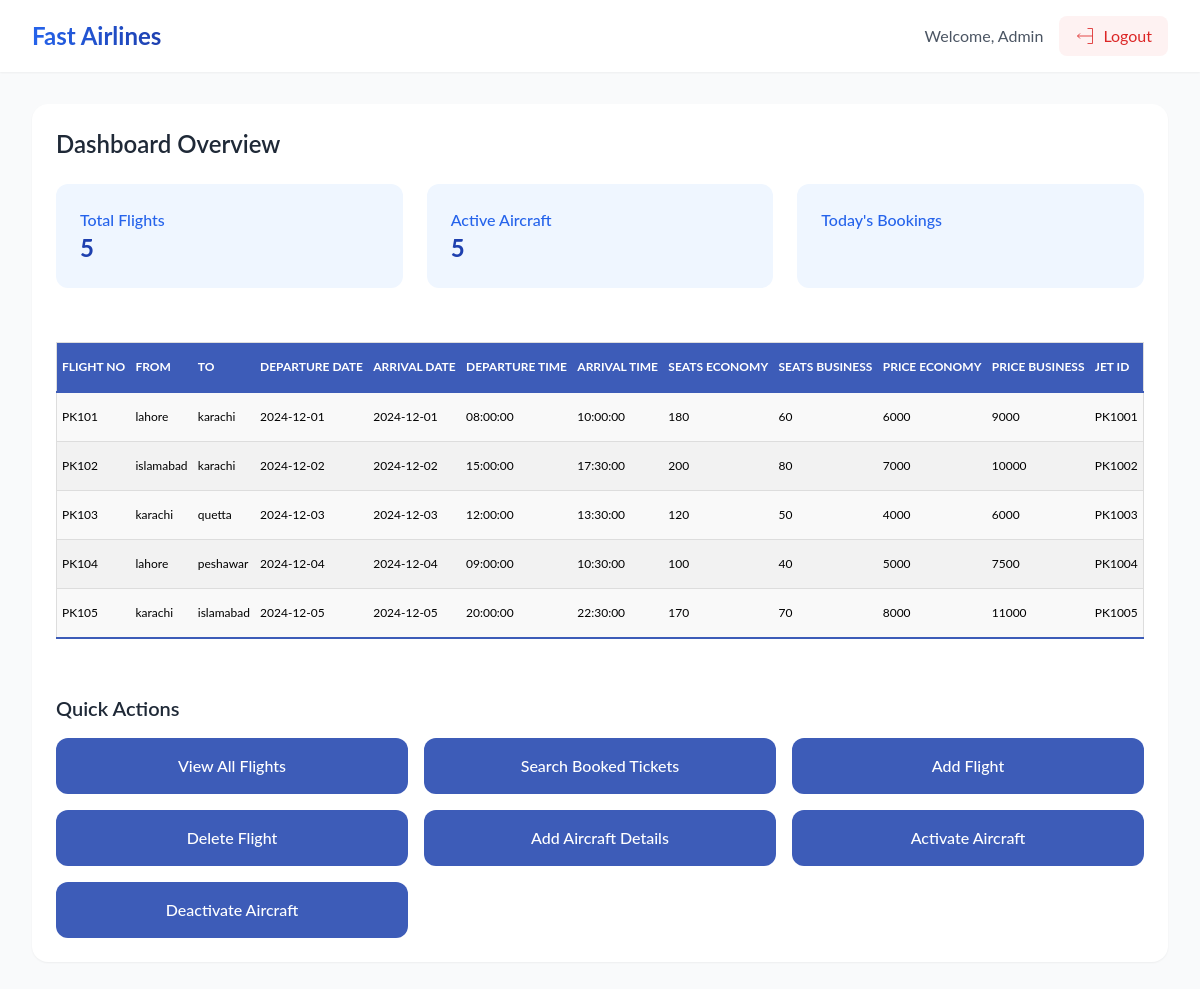
/all_bookings.php, run on the app's committed database.
### tables this page shows
CREATE TABLE `flight_details` (
  `flight_no` varchar(10) NOT NULL,
  `from_city` varchar(20) DEFAULT NULL,
  `to_city` varchar(20) DEFAULT NULL,
  `departure_date` date NOT NULL,
  `arrival_date` date DEFAULT NULL,
  `departure_time` time DEFAULT NULL,
  `arrival_time` time DEFAULT NULL,
  `seats_economy` int(5) DEFAULT NULL,
  `seats_business` int(5) DEFAULT NULL,
  `price_economy` int(10) DEFAULT NULL,
  `price_business` int(10) DEFAULT NULL,
  `Aircraft_id` varchar(10) DEFAULT NULL,
  PRIMARY KEY (`flight_no`, `departure_date`),
  KEY `Aircraft_id` (`Aircraft_id`),
  CONSTRAINT `flight_details_ibfk_1` FOREIGN KEY (`Aircraft_id`) REFERENCES `jet_details` (`Aircraft_id`) ON DELETE CASCADE ON UPDATE CASCADE
);

### all_bookings.php (the view, shortened to what this page needs)
<?php
require_once('Database Connection file/mysqli_connect.php');
$queryTotalFlights = "SELECT COUNT(*) AS total_flights FROM flight_details";
$queryActiveAircraft = "SELECT COUNT(*) AS active_aircraft FROM jet_details WHERE active = 'yes'";
$totalFlights = 0;
$activeAircraft = 0;
if ($stmt = mysqli_prepare($dbc, $queryTotalFlights)) {
    mysqli_stmt_execute($stmt);
    mysqli_stmt_bind_result($stmt, $totalFlights);
}
if ($stmt = mysqli_prepare($dbc, $queryActiveAircraft)) {
    mysqli_stmt_execute($stmt);
    mysqli_stmt_bind_result($stmt, $activeAircraft);
}
?>
<!DOCTYPE html>
<html lang="en">
<head>
    <link href="https://cdn.jsdelivr.net/npm/tailwindcss@2.2.19/dist/tailwind.min.css" rel="stylesheet">
    <link rel="stylesheet" href="css/index.css" />
</head>
<body class="min-h-screen bg-gray-50">
    <header class="bg-white shadow-sm">
        <div class="max-w-7xl mx-auto px-4 sm:px-6 lg:px-8">
            <div class="flex justify-between items-center py-4">
                <a href="admin_homepage.php" class="flex items-center space-x-3 hover:opacity-80 transition-opacity">
                    <span class="text-2xl font-bold bg-gradient-to-r from-blue-600 to-blue-800 bg-clip-text text-transparent">
                    </span>
                </a>
                <div class="flex items-center space-x-4">
                    <span class="text-gray-600">Welcome, Admin</span>
                    <a href="login_page.php" class="flex items-center space-x-2 bg-red-50 text-red-600 px-4 py-2 rounded-lg hover:bg-red-100 transition-colors">
                        <svg xmlns="http://www.w3.org/2000/svg" class="h-5 w-5" fill="none" stroke="currentColor" viewBox="0 0 24 24">
                            <path d="M15 3H21V21H15" />
                            <path d="M3 12H21" />
                            <path d="M6 9L3 12L6 15" />
                        </svg>
                        <span>Logout</span>
                    </a>
                </div>
            </div>
        </div>
    </header>
    <main class="max-w-7xl mx-auto px-4 sm:px-6 lg:px-8 py-8">
        <div class="bg-white rounded-2xl shadow-sm p-6">
            <h1 class="text-2xl font-semibold text-gray-800 mb-6">
                Dashboard Overview
            </h1>
            <div class="grid grid-cols-1 md:grid-cols-3 gap-6 mb-8">
                <div class="bg-blue-50 rounded-xl p-6">
                    <div class="flex items-center justify-between">
                        <div>
                            <p class="text-blue-600 font-medium">Total Flights</p>
                            <p class="text-2xl font-bold text-blue-800"><?= htmlspecialchars($totalFlights) ?></p>
                        </div>
                    </div>
                </div>
                <div class="bg-blue-50 rounded-xl p-6">
                    <div class="flex items-center justify-between">
                        <div>
                            <p class="text-blue-600 font-medium">Active Aircraft</p>
                            <p class="text-2xl font-bold text-blue-800"><?= htmlspecialchars($activeAircraft) ?></p>
                        </div>
                    </div>
                </div>
                <div class="bg-blue-50 rounded-xl p-6">
                    <div class="flex items-center justify-between">
                        <div>
                            <p class="text-blue-600 font-medium">Today's Bookings</p>
                        </div>
                    </div>
                </div>
            </div>
            <div style="overflow-x: auto; margin-top: 5%; margin-bottom: 5%">
                <?php
                    $query = "SELECT * FROM flight_details";
                    $stmt = mysqli_prepare($dbc, $query);
                    mysqli_stmt_execute($stmt);
                    mysqli_stmt_bind_result($stmt, $flight_no, $from_city, $to_city, $departure_date, $arrival_date, $departure_time, $arrival_time, $seats_economy, $seats_business, $price_economy, $price_business, $Aircraft_id);
                    mysqli_stmt_store_result($stmt);
                    if (mysqli_stmt_num_rows($stmt) == 0) {
                        echo "<h1>No booked tickets information is available!</h1>";
                    } else {
                        echo "<table>";
                        echo "<thead><tr>
                                <th>Flight No</th>
                                <th>From</th>
                                <th>To</th>
                                <th>Departure Date</th>
                                <th>Arrival Date</th>
                                <th>Departure Time</th>
                                <th>Arrival Time</th>
                                <th>Seats Economy</th>
                                <th>Seats Business</th>
                                <th>Price Economy</th>
                                <th>Price Business</th>
                                <th>Jet ID</th>
                            </tr></thead><tbody>";
                        while (mysqli_stmt_fetch($stmt)) {
                            echo "<tr>
                                    <td>{$flight_no}</td>
                                    <td>{$from_city}</td>
                                    <td>{$to_city}</td>
                                    <td>{$departure_date}</td>
                                    <td>{$arrival_date}</td>
                                    <td>{$departure_time}</td>
                                    <td>{$arrival_time}</td>
                                    <td>{$seats_economy}</td>
                                    <td>{$seats_business}</td>
                                    <td>{$price_economy}</td>
                                    <td>{$price_business}</td>
                                    <td>{$Aircraft_id}</td>
                                </tr>";
                        }
                        echo "</tbody></table>";
                    }
                ?>
            </div>
            <h2 class="text-xl font-semibold text-gray-800 mb-4">Quick Actions</h2>
            <div class="grid grid-cols-1 sm:grid-cols-2 lg:grid-cols-3 xl:grid-cols-4 gap-4">
                <a href="all_bookings.php" class="quick-action-btn">View All Flights</a>
                <a href="admin_view_booked_tickets.php" class="quick-action-btn">Search Booked Tickets</a>
                <a href="add_flight_details.php" class="quick-action-btn">Add Flight</a>
                <a href="delete_flight_details.php" class="quick-action-btn">Delete Flight</a>
                <a href="add_jet_details.php" class="quick-action-btn">Add Aircraft Details</a>
                <a href="activate_jet_details.php" class="quick-action-btn">Activate Aircraft</a>
                <a href="deactivate_jet_details.php" class="quick-action-btn">Deactivate Aircraft</a>
            </div>
        </div>
    </main>
</body>
</html>

### css/index.css (style rules this page uses)
:root { --primary-color: #3d5cb8; --primary-color-dark: #334c99; --text-dark: #0f172a; --text-light: hsl(215, 16%, 47%); --extra-light: #f1f5f9; --white: #ffffff; --max-width: 1200px; }
* { padding: 0; margin: 0; box-sizing: border-box; }
a { text-decoration: none; color: var(--white); }
body { font-family: "Poppins", sans-serif; }
body { font-family: "Lato", sans-serif; }
a { color: #FFF; }
.quick-action-btn { display: flex; justify-content: center; align-items: center; padding: 16px; border-radius: 12px; background-color: #3d5cb8; color: white; text-decoration: none; font-weight: 500; transition: background-color 0.3s ease; }

### all_bookings.php (style rules this page uses)
table { width: 100%; border-collapse: collapse; margin: 0px 0; margin-bottom: 0px; font-size: 12px; text-align: left; border: 1px solid #ddd; background-color: #f9f9f9; }
th, td { padding: 15px 5px; }
th { background-color: #3d5cb8; color: white; text-transform: uppercase; }
tr { border-bottom: 1px solid #ddd; }
tr:nth-child(even) { background-color: #f2f2f2; }
tr:last-child { border-bottom: 2px solid #3d5cb8; }

### data on the page
flight_details: flight_no "PK101", from_city "lahore", to_city "karachi", arrival_date "2024-12-01", departure_time "08:00:00", arrival_time "10:00:00", seats_economy "180", seats_business "60", price_economy "6000", price_business "9000", Aircraft_id "PK1001"
flight_details: flight_no "PK102", from_city "islamabad", to_city "karachi", arrival_date "2024-12-02", departure_time "15:00:00", arrival_time "17:30:00", seats_economy "200", seats_business "80", price_economy "7000", price_business "10000", Aircraft_id "PK1002"
flight_details: flight_no "PK103", from_city "karachi", to_city "quetta", arrival_date "2024-12-03", departure_time "12:00:00", arrival_time "13:30:00", seats_economy "120", seats_business "50", price_economy "4000", price_business "6000", Aircraft_id "PK1003"
flight_details: flight_no "PK104", from_city "lahore", to_city "peshawar", arrival_date "2024-12-04", departure_time "09:00:00", arrival_time "10:30:00", seats_economy "100", seats_business "40", price_economy "5000", price_business "7500", Aircraft_id "PK1004"
flight_details: flight_no "PK105", from_city "karachi", to_city "islamabad", arrival_date "2024-12-05", departure_time "20:00:00", arrival_time "22:30:00", seats_economy "170", seats_business "70", price_economy "8000", price_business "11000", Aircraft_id "PK1005"

### other printed values
$totalFlights "5"
$activeAircraft "5"
